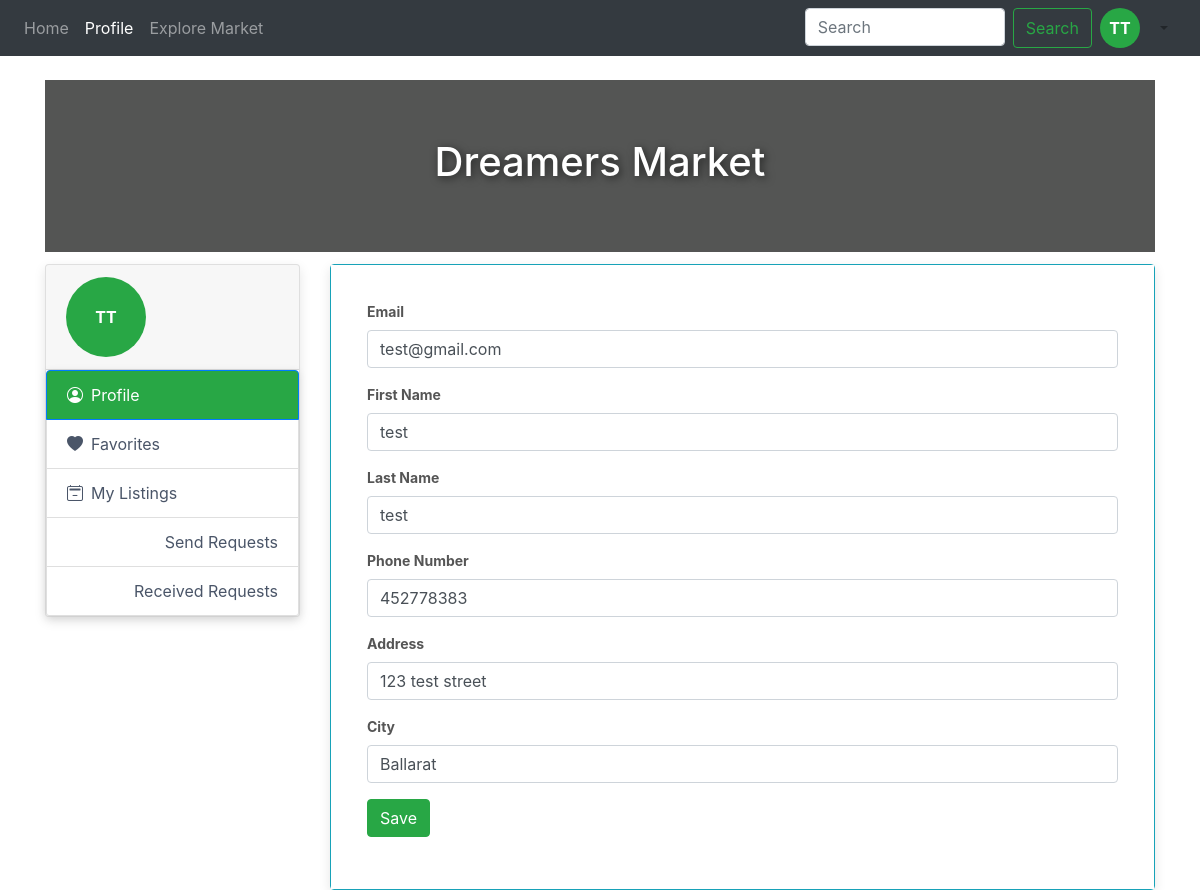
/me/ (signed in), run on the app's committed database.
### app/models.py (models this page shows, shortened)
class User(UserMixin, db.Model):
    __tablename__ = 'user'
    id = db.Column(db.Integer, primary_key=True)
    email = db.Column(db.String(255), unique=True, nullable=False)
    first_name = db.Column(db.String(100), nullable=False)
    last_name = db.Column(db.String(100), nullable=False)
    password = db.Column(db.String(255), nullable=False)
    phone_number = db.Column(db.String(20))
    join_date = db.Column(db.DateTime(), nullable=False, default=datetime.datetime.now)
    last_login = db.Column(db.DateTime(), nullable=False, default=datetime.datetime.now)
    saved_items = db.relationship("UserItemSaved", backref="user", lazy="dynamic")
    sender_item_requests = db.relationship('ItemRequest', backref='sender', lazy="dynamic", foreign_keys="ItemRequest.sender_id")
    receiver_item_requests = db.relationship('ItemRequest', backref='receiver', lazy="dynamic", foreign_keys="ItemRequest.receiver_id")
    comments = db.relationship('Comment', backref='user', lazy="dynamic")
    items = db.relationship('Item', backref='user', lazy="dynamic")
    address = db.relationship('Address', backref='user', uselist=False)
    bids = db.relationship('Bid', backref='user', lazy="dynamic")

class Address(db.Model):
    __tablename__ = 'address'
    id = db.Column(db.Integer, primary_key=True)
    user_id = db.Column(db.Integer, db.ForeignKey('user.id'), unique=True, nullable=False)
    state_id = db.Column(db.Integer, db.ForeignKey('state.id'))
    address = db.Column(db.String(255), nullable=False)
    city_id = db.Column(db.Integer, db.ForeignKey('city.id'))

### app/me/routes.py (the view, shortened to what this page needs)
@me_blueprint.route('/', methods=['GET', 'POST'])
def me():
    form = ProfileForm()
    form.city.choices = [(city.id, city.name) for city in getCities()]
    if form.phone_number.errors:
        flash(form.phone_number.errors[0], category="danger")
        return render_template('me/me.html', form=form)
    form.email.data = current_user.email
    form.phone_number.data = current_user.phone_number
    form.first_name.data = current_user.first_name
    form.last_name.data = current_user.last_name
    if current_user.address:
        form.address.data = current_user.address.address
        form.city.data = current_user.address.city_id
    return render_template('me/me.html', form=form)

### app/me/forms.py
class ProfileForm(FlaskForm):
    email = EmailField('Email')
    phone_number = StringField('Phone Number', validators=[DataRequired(),
                                                           Regexp(r'^(\+?\(61\)|\(\+?61\)|\+?61|\(0[1-9]\)|0[1-9])?( ?-?[0-9]){7,9}$', message="Invalid phone number"),
                                                            Length(max=20)])
    first_name = StringField('First Name', validators=[DataRequired(), Length(min=2 ,max=40)])
    last_name = StringField('Last Name', validators=[DataRequired(), Length(min=2, max=40)])
    address = StringField('Address', validators=[DataRequired(), Length(min=2, max=100)])
    city = SelectField('City', coerce=int, validators=[DataRequired()])
    submit = SubmitField('Save')

### app/__init__.py (called while the page is built)
def regex_search(value, pattern):
    return re.search(pattern, value) is not None

### app/auth/__init__.py (called while the page is built)
@login_manager.user_loader
def load_user(user_id):
    from ..models import User
    return User.query.get(int(user_id))

### app/me/routes.py (called while the page is built)
@me_blueprint.before_request
@login_required
def before_request():
    return

### app/services/city.py (called while the page is built)
@cache.cached(timeout=7200, key_prefix="get_cities")
def getCities():
    cities = db.session.query(City).all()
    return cities

### app/templates/me/me.html (shortened to what this page needs)
{% extends 'me/me-base.html' %}
{% set active_page = "me" %}
{% block right_content %}
    <div class="card border-info">
        <div class="card-body">
            <form action="" method="post" class="p-3">
    <div class="form-group">
        {{ form.email.label(class="form-label") }}
        {{ form.email(class="form-control") }}
    </div>
    <div class="form-group">
        {{ form.first_name.label(class="form-label") }}
        {{ form.first_name(class="form-control") }}
    </div>
    <div class="form-group">
        {{ form.last_name.label(class="form-label") }}
        {{ form.last_name(class="form-control") }}
    </div>
    <div class="form-group">
        {{ form.phone_number.label(class="form-label") }}
        {{ form.phone_number(class="form-control") }}
    </div>
    <div class="form-group">
        {{ form.address.label(class="form-label") }}
        {{ form.address(class="form-control") }}
    </div>
    <div class="form-group">
        {{ form.city.label(class="form-label") }}
        {{ form.city(class="form-control") }}
    </div>
    <div class="form-group">
        {{ form.submit(class="btn btn-success")}}
    </div>
</form>
        </div>
    </div>
{% endblock %}

### app/templates/me/me-base.html (shortened to what this page needs)
{% extends 'base.html' %}
{% block css_styles %}
    {{ super() }}
    <link rel="stylesheet" href="{{ url_for('static', filename='css/me-base.css') }}">
    <link rel="stylesheet" href="https://cdnjs.cloudflare.com/ajax/libs/font-awesome/5.15.1/css/all.min.css">
{% endblock %}
{% block content %}
    <div class="top-image">
        <img src="{{ url_for('static', filename='img/top-second.jpg') }}" alt="Top Image">
        <div class="image-overlay">
            <h1>Dreamers Market</h1>
        </div>
    </div>
    <div class="row mt-5">
        <div class="col-lg-3">
            {% block left_side_nav %}
                <div class="card">
                    <div class="card-header text-center">
                        <a href="/me">
                            <div class="me-profile-initials rounded-circle">
                                {{ current_user.first_name[0] | upper }}{{ current_user.last_name[-1] | upper }}
                            </div>
                        </a>
                    </div>
                    <ul class="list-group me-nav-list">
                        <a class="list-group-item list-group-item-action {{ 'active' if active_page == 'me' else '' }}" href="/me"><i class="bi bi-person-circle"></i>Profile</a>
                        <a class="list-group-item list-group-item-action {{ 'active' if active_page == 'me/saved' else '' }}" href="/me/saved"><i class="bi bi-heart-fill"></i>Favorites</a>
                        <a class="list-group-item list-group-item-action {{ 'active' if active_page == 'me/items' else '' }}" href="/me/items"><i class="bi bi-calendar2-minus"></i>My Listings</a>
                        <a class="list-group-item list-group-item-action text-end {{ 'active' if active_page == 'me/send-requests' else '' }}" href="/me/send-requests">Send Requests</a>
                        <a class="list-group-item list-group-item-action text-end {{ 'active' if active_page == 'me/received-requests' else '' }}" href="/me/received-requests">Received Requests</a>
                    </ul>
                </div>
            {% endblock %}
        </div>
        <div class="col-lg-9">
            <div class="right-content">
                {% block right_content %}{% endblock %}
            </div>
        </div>
    </div>
{% endblock %}

### app/templates/navbar.html (shortened to what this page needs)
<nav class="navbar navbar-expand-lg navbar-dark bg-dark">
  <div id="navbarDM" class="collapse navbar-collapse">
    <ul class="navbar-nav me-auto">
      <li class="nav-item">
        <a class="nav-link {{ 'active' if  request.path == '/'  else '' }}" aria-current="page" href="/">
          Home
        </a>
      </li>
      <li class="nav-item">
        <a class="nav-link {{ 'active' if request.path | regex_search("^" + url_for('me.me')) else '' }}" href="{{ url_for('me.me') }}">Profile</a>
      </li>
      <li class="nav-item">
        <a class="nav-link {{ 'active' if request.path | regex_search("^" + url_for('item.items')) else '' }}" href="{{ url_for('item.items') }}">Explore Market</a>
      </li>
    </ul>
    <div id="navRightContainer">
      <div id="navSearchContainer">
        <input id="navbarSearchInput" name="search_text" class="form-control me-2" type="search" placeholder="Search" aria-label="Search">
        <button id="btnNavbarSearch" class="btn btn-outline-success">Search</button>
      </div>
      <div class="nav-item dropdown nav-dropdown-container">
        <div class="profile-initials rounded-circle">
          {{ current_user.first_name[0] | upper }}{{ current_user.last_name[-1] | upper }}
        </div>
        <div class="nav-link dropdown-toggle" id="navbarUserDropdown" role="button" data-toggle="dropdown" aria-haspopup="true" aria-expanded="false">
        </div>
      </div>
    </div>
  </div>
</nav>

### app/static/css/main.css (style rules this page uses)
#navbarSearchInput { width: 200px; }
* { margin: 0; padding: 0; box-sizing: border-box; }
html { height: 100%; }
body { height: 100%; }
:root { --primary-color: #28a745; --secondary-color: #4a5568; --background-light: #f4f4f4; }

### app/static/css/navbar.css (style rules this page uses)
.nav-dropdown-container { display: flex; flex-direction: row; }
#navSearchContainer { display: flex; flex-direction: row; margin-right: 8px; }
#navRightContainer { display: flex; flex-direction: row; justify-content: space-between; }
.profile-initials { width: 40px; height: 40px; background-color: var(--primary-color); color: white; display: flex; justify-content: center; align-items: center; font-weight: bold; }

### app/static/css/me-base.css (style rules this page uses)
.me-nav-list { background-color: var(--background-light); border-radius: 0.25rem; box-shadow: 0 2px 8px rgba(0, 0, 0, 0.1); }
.me-nav-list .list-group-item { color: var(--secondary-color); transition: background-color 0.3s, color 0.3s; }
.me-nav-list .list-group-item:hover, .me-nav-list .list-group-item.active { background-color: var(--primary-color); color: white; }
.bi-person-circle { margin-right: 8px; }
.bi-heart-fill { margin-right: 8px; }
.bi-calendar2-minus { margin-right: 8px; }
body { background-color: #e8e8e8; color: #333; font-family: "Arial", sans-serif; }
.card { background-color: #fff; border: none; box-shadow: 0 4px 12px rgba(0, 0, 0, 0.1); border-radius: 8px; }
.card-header, .card-body { background-color: #fff; color: #333; }
.form-control { background-color: #fff; color: #333; border: 2px solid #aaa; border-radius: 4px; padding: 10px; }
.form-label { display: block; margin-bottom: 0.5rem; color: #555; font-weight: bold; font-size: 14px; }
a { color: #28a745; text-decoration: none; }
.top-image { position: relative; width: 100%; height: 100px; display: flex; align-items: center; justify-content: center; background-size: cover; background-position: center; margin-top: 60px; }
.top-image img { width: 100%; height: auto; display: block; width: 100%; height: auto; display: block; }
.image-overlay { position: absolute; top: 0; left: 0; right: 0; bottom: 0; display: flex; align-items: center; justify-content: center; color: white; font-size: 2rem; font-weight: bold; text-shadow: 2px 2px 8px rgba(0, 0, 0, 0.6); }
body { background-color: #f4f4f4; margin: 0; padding: 0; }
.me-profile-initials { width: 80px; height: 80px; background-color: var(--primary-color); color: white; display: flex; justify-content: center; align-items: center; font-weight: bold; }

### data on the page
User: first_name "T", last_name "T", email "test@gmail.com", first_name "test", last_name "test", phone_number "452778383"
Address: address "123 test street", city "Ballarat"
